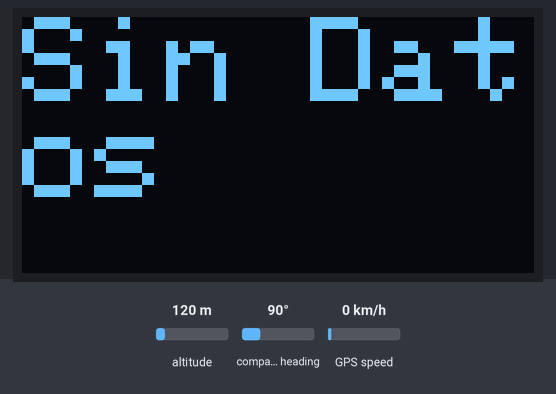
This sketch was run on a simulated ESP32. Shown: 128×64 one-colour display. The inputs (shaded band) are chosen by the test bench; at power-on: altitude 120 m, GPS speed 0 km/h, compass heading 90°. The GPS gets a fix after 3 s at 37.7749, -122.4194 with 8 satellites; what the sketch prints to the serial monitor is not drawn.

Above: at 3.6 s.
3.7 s: altitude set to 20 m
At 5.9 s:
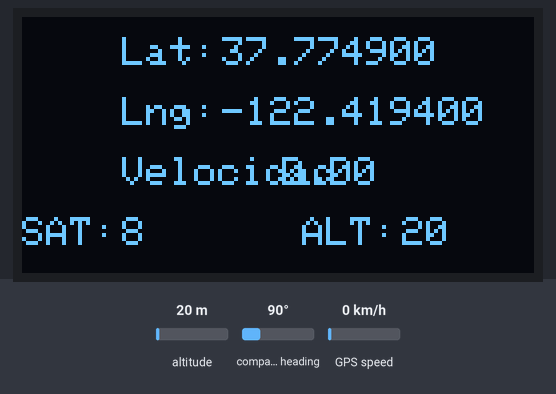
6.6 s: GPS speed set to 2 km/h
9.7 s: altitude set to 250 m
At 12.3 s:
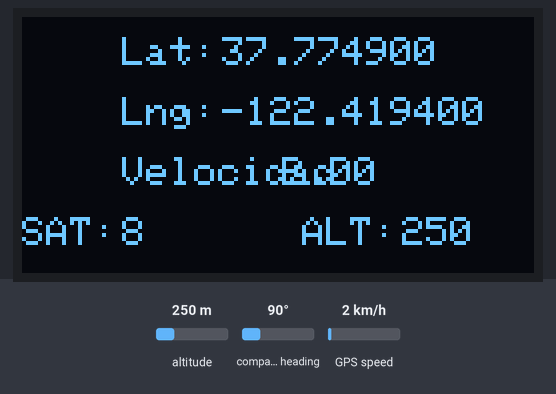
12.7 s: GPS speed set to 30 km/h
At 15.0 s:
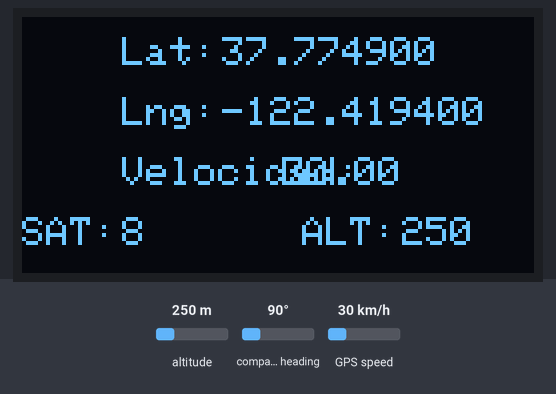
Timing chart, 0 to 16.5 s (numbered marks = the images above; inputs shaded):
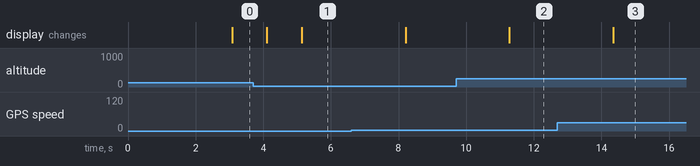

Measured:
- after the input at 3.7 s, the display: first differs from a run without the input after 1.4 s (image 1)
- after the input at 9.7 s, the display: changes after 1.6 s (image 2)
- after the input at 12.7 s, the display: changes after 1.7 s (image 3)

The sketch:

c_digo_visualizacion_OLED.ino
```cpp
#include <Wire.h>
#include <Adafruit_SSD1306.h>
#include <TinyGPS++.h>

#define ANCHO_PANTALLA 128 // Ancho de la pantalla OLED
#define ALTO_PANTALLA 64 // Alto de la pantalla OLED

// En ESP32: GPIO-21(SDA), GPIO-22(SCL)
#define RESET_OLED -1 // Pin de reinicio # (o -1 si se comparte el pin de reinicio de Arduino)
#define DIRECCION_PANTALLA 0x3C
Adafruit_SSD1306 display(ANCHO_PANTALLA, ALTO_PANTALLA, &Wire, RESET_OLED);

#define RXD2 16
#define TXD2 17
HardwareSerial neogps(1);

TinyGPSPlus gps;

void setup() {
Serial.begin(115200);
// Iniciar comunicación serial

// Iniciar comunicación serial con Neo6mGPS
neogps.begin(9600, SERIAL_8N1, RXD2, TXD2);

// SSD1306_SWITCHCAPVCC = generar voltaje de pantalla desde 3.3V
if(!display.begin(SSD1306_SWITCHCAPVCC, DIRECCION_PANTALLA)) {
Serial.println(F("Fallo en la asignación de SSD1306"));
for(;;); // No continuar, bucle infinito
}

display.clearDisplay();
display.display();
delay(2000);
}

void loop() {

boolean nuevosDatos = false;
for (unsigned long inicio = millis(); millis() - inicio < 1000;)
{
while (neogps.available())
{
if (gps.encode(neogps.read()))
{
nuevosDatos = true;
}
}
}


if(nuevosDatos == true)
{
nuevosDatos = false;
Serial.println(gps.satellites.value());
imprimirVelocidad();
}
else
{
display.clearDisplay();
display.setTextColor(SSD1306_WHITE);
display.setCursor(0, 0);
display.setTextSize(3);
display.print("Sin Datos");
display.display();
}
}

void imprimirVelocidad()
{
display.clearDisplay();
display.setTextColor(SSD1306_WHITE);

if (gps.location.isValid() == 1)
{
//String gps_speed = String(gps.speed.kmph());
display.setTextSize(1);


display.setCursor(25, 5);
display.print("Lat: ");
display.setCursor(50, 5);
display.print(gps.location.lat(), 6);

display.setCursor(25, 20);
display.print("Lng: ");
display.setCursor(50, 20);
display.print(gps.location.lng(), 6);

display.setCursor(25, 35);
display.print("Velocidad: ");
display.setCursor(65, 35);
display.print(gps.speed.kmph());

display.setTextSize(1);
display.setCursor(0, 50);
display.print("SAT:");
display.setCursor(25, 50);
display.print(gps.satellites.value());

display.setTextSize(1);
display.setCursor(70, 50);
display.print("ALT:");
display.setCursor(95, 50);
display.print(gps.altitude.meters(), 0);

display.display();

}
else
{
display.clearDisplay();
display.setTextColor(SSD1306_WHITE);
display.setCursor(0, 0);
display.setTextSize(3);
display.print("Sin Datos");
display.display();
}
}
```
